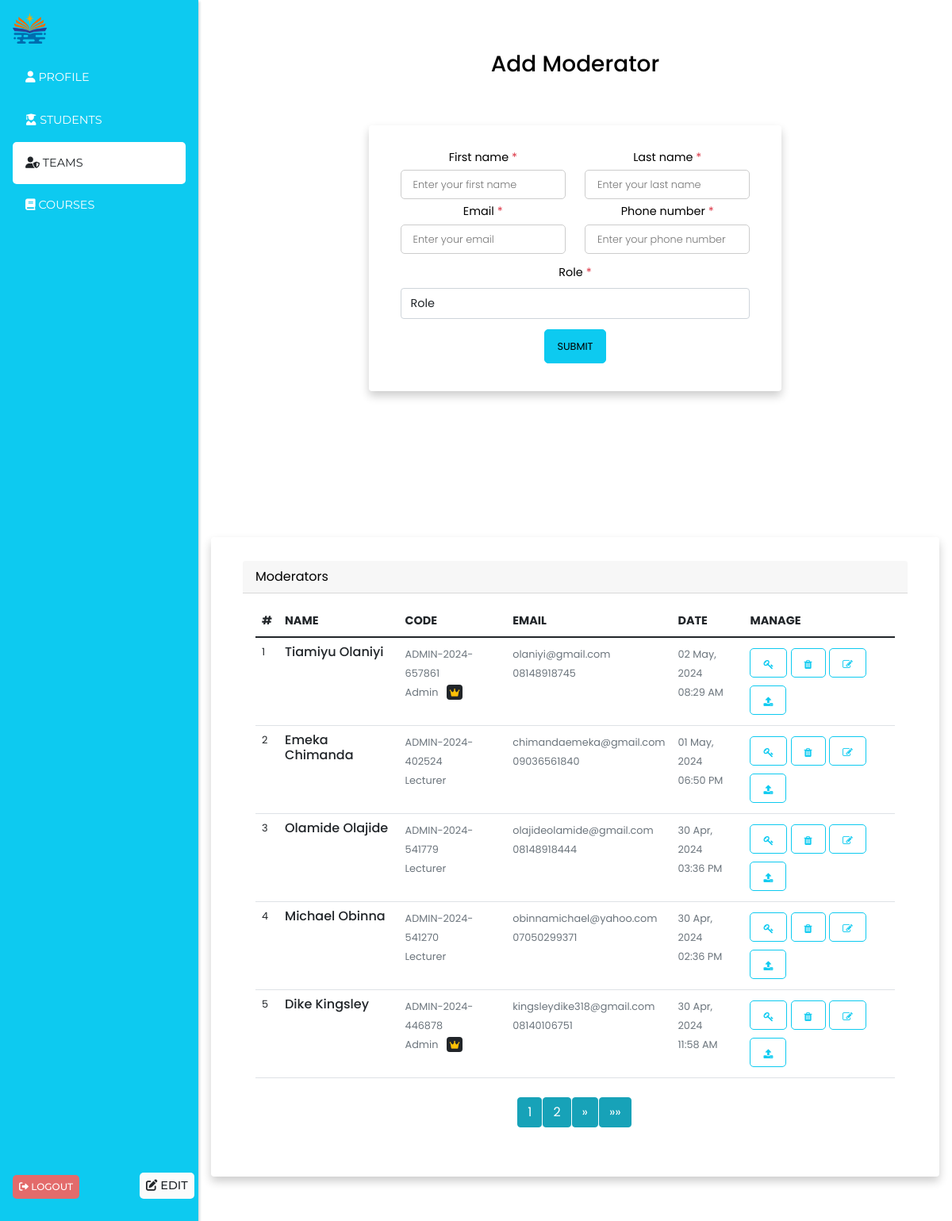
/teams (signed in), run on the app's committed database.
### models/admin.py (models this page shows, shortened)
class Admin(db.Model, UserMixin):
    __tablename__ = 'admin'
    id = db.Column(db.String(50), default=hexid, primary_key=True, index=True)
    first_name = db.Column(db.String(50), nullable=False)
    last_name = db.Column(db.String(50), nullable=False)
    adm_id = db.Column(db.String(50), unique=True, nullable=False,
                       default=generate_admin_id
                       )
    email = db.Column(db.String(120), unique=True, nullable=False)
    is_superadmin = db.Column(db.Boolean, default=False)
    phone_number = db.Column(db.String(50), nullable=True)
    role_id = db.Column(db.String(50), db.ForeignKey('role.id'), nullable=False)
    password = db.Column(db.Text, nullable=False)
    date_created = db.Column(db.DateTime, default=datetime.now)
    courses = db.relationship('Course', cascade="all, delete", backref='lecturer', lazy=True)

class Role(db.Model):
    __tablename__ = "role"
    id = db.Column(db.String(50), default=hexid, primary_key=True, index=True)
    name = db.Column(db.String(255))
    admin = db.relationship("Admin", backref="role", cascade="all, delete", lazy=True)

### endpoints/admin.py (the view, shortened to what this page needs)
@admin.route('/teams', methods=['GET', 'POST'])
@admin_required
@login_required
def teams():
    try:
        page = int(request.args.get('page', 1))
        per_page = int(request.args.get('per_page', 5))
        alert = session.pop('alert', None)
        bg_color = session.pop('bg_color', None)
        roles = get_roles()
        teams_list, total_pages, total_items = get_admins(page, per_page)
        return render_template('admin_templates/teams.html',
                               alert=alert, bg_color=bg_color, teams=True, roles=roles, teams_lists=teams_list,
                               total_pages=total_pages, total_items=total_items, page=page, per_page=per_page)
    except Exception as e:
        print(e, "error@teams")
        db.session.rollback()
        session['alert'] = 'Network Error'
        session['bg_color'] = 'danger'
        return redirect(url_for('admin.teams'))

### templates/admin_templates/teams.html (shortened to what this page needs)
{% extends 'admin_templates/admin_layout.html' %}
{% block content %}
<div class="row">
    <div class="col-md-12">
        <div class="container-fluid px-1 py-5 mx-auto">
            <div class="row d-flex justify-content-center">
                <div class="col-xl-7 col-lg-8 col-md-9 col-11 text-center">
                    <h3>Add Moderator</h3>
                    <div class="card">
                        <form action="" method="post" class="form-card">
                            <div class="row justify-content-between text-left">
                                <div class="form-group col-sm-6 flex-column d-flex"> <label
                                        class="form-control-label px-3">First name<span class="text-danger">
                                            *</span></label> <input type="text" id="fname" name="fname"
                                        placeholder="Enter your first name" value="{{first_name}}"
                                        style="font-size: .8rem !important;" onblur="validate(1)"> </div>
                                <div class="form-group col-sm-6 flex-column d-flex"> <label
                                        class="form-control-label px-3">Last name<span class="text-danger">
                                            *</span></label> <input type="text" id="lname" name="lname"
                                        placeholder="Enter your last name" value="{{last_name}}"
                                        style="font-size: .8rem !important;" onblur="validate(2)"> </div>
                            </div>
                            <div class="row justify-content-between text-left">
                                <div class="form-group col-sm-6 flex-column d-flex"> <label
                                        class="form-control-label px-3">Email<span class="text-danger">
                                            *</span></label> <input type="text" id="email" name="email"
                                        placeholder="Enter your email" value="{{email}}"
                                        style="font-size: .8rem !important;" onblur="validate(3)"> </div>
                                <div class="form-group col-sm-6 flex-column d-flex"> <label
                                        class="form-control-label px-3">Phone number<span class="text-danger">
                                            *</span></label> <input type="text" id="mob" name="phone"
                                        placeholder="Enter your phone number" value="{{phone_number}}"
                                        style="font-size: .8rem !important;" onblur="validate(4)"> </div>
                            </div>
                            <div class="row justify-content-between text-left">
                                <div class="form-group col-sm-12 flex-column d-flex"> <label
                                        class="form-control-label px-3 my-2">Role<span class="text-danger">
                                            *</span></label>
                                    <select name="role" id="role" class="form-control py-2 shadow-none"
                                        style="font-size: .9rem !important;" onblur="validate(7)">
                                        <option value="" selected disabled>Role</option>
                                    </select>
                                </div>
                            </div>
                            <div class="row justify-content-end mt-2">
                                <div class="form-group col-sm-12"> <button type="submit"
                                        style="font-size: .8rem !important;" class="btn-block btn-info">Submit</button>
                                </div>
                            </div>
                        </form>
                    </div>
                </div>
            </div>
        </div>
    </div>
</div>
<div class="row mt-3">
    <div class="col-md-12">
        <div class="card">
            <div class="card-header">
                <span>Moderators</span>
            </div>
            <div class="card-body">
                <div class="row">
                    <div class="col-md-12">
                        <div class="table-responsive">
                            <table class="table no-wrap user-table mb-0">
                                <thead>
                                    <tr>
                                        <th scope="col" class="border-0 text-uppercase font-medium pl-4"
                                            style="font-size: .9rem;">#</th>
                                        <th scope="col" class="border-0 text-uppercase font-medium"
                                            style="font-size: .9rem;">Name</th>
                                        <th scope="col" class="border-0 text-uppercase font-medium"
                                            style="font-size: .9rem;">Code</th>
                                        <th scope="col" class="border-0 text-uppercase font-medium"
                                            style="font-size: .9rem;">Email</th>
                                        <th scope="col" class="border-0 text-uppercase font-medium"
                                            style="font-size: .9rem;">Date</th>
                                        <th scope="col" class="border-0 text-uppercase font-medium"
                                            style="font-size: .9rem;">Manage</th>
                                    </tr>
                                </thead>
                                <tbody>
                                    {% for team in teams_lists %}
                                    <tr>
                                        <td class="pl-4" style="font-size: .8rem;">{{ loop.index }}</td>
                                        <td>
                                            <h5 class="font-medium mb-0" style="font-size: 1rem;">{{team.last_name}}
                                                {{team.first_name}}</h5>
                                        </td>
                                        <td>
                                            <span class="text-muted"
                                                style="font-size: .8rem;">{{team.adm_id}}</span><br>
                                            <span class="text-muted"
                                                style="font-size: .8rem;">{{team.role.title()}} {% if team.is_superadmin %} &nbsp; <i class="fas fa-crown text-warning bg-dark p-1 rounded" style="font-size: .7rem;"></i> {% endif %}</span>
                                        </td>
                                        <td>
                                            <span class="text-muted" style="font-size: .8rem;">{{team.email}}</span><br>
                                            <span class="text-muted"
                                                style="font-size: .8rem;">{{team.phone_number}}</span>
                                        </td>
                                        <td>
                                            <span class="text-muted"
                                                style="font-size: .8rem;">{{team.date_created}}</span><br>
                                            <span class="text-muted"
                                                style="font-size: .8rem;">{{team.time_created}}</span>
                                        </td>
                                        <td>
                                            <button type="button"
                                                class="btn py-1 px-3 btn-outline-info btn-circle btn-lg btn-circle"><i
                                                    class="fa fa-key" style="font-size: .8rem;"></i> </button>
                                            <button type="button"
                                                class="btn py-1 px-3 btn-outline-info btn-circle btn-lg btn-circle ml-2"><i
                                                    class="fa fa-trash" style="font-size: .8rem;"></i> </button>
                                            <button type="button"
                                                class="btn py-1 px-3 btn-outline-info btn-circle btn-lg btn-circle ml-2"><i
                                                    class="fa fa-edit" style="font-size: .8rem;"></i> </button>
                                            <button type="button"
                                                class="btn py-1 px-3 btn-outline-info btn-circle btn-lg btn-circle ml-2"><i
                                                    class="fa fa-upload" style="font-size: .8rem;"></i> </button>
                                        </td>
                                    </tr>
                                    {% endfor %}
                                </tbody>
                            </table>
                        </div>
                    </div>
                </div>
<nav aria-label="Page navigation example" class="mt-4">
    <ul class="pagination justify-content-center">
        {% for num in range(1, total_pages + 1) %}
        <li class="page-item {% if num == page %}active{% endif %}">
            <a class="page-link btn btn-info" href="{{ url_for('admin.teams', page=num, per_page=per_page) }}">{{ num }}</a>
        </li>
        {% endfor %}
        {% if page < total_pages %}
        <li class="page-item">
            <a class="page-link btn btn-info" href="{{ url_for('admin.teams', page=page+1, per_page=per_page) }}" aria-label="Next">
                <span aria-hidden="true">&raquo;</span>
            </a>
        </li>
        <li class="page-item">
            <a class="page-link btn btn-info" href="{{ url_for('admin.teams', page=total_pages, per_page=per_page) }}" aria-label="Last">
                <span aria-hidden="true">&raquo;&raquo;</span>
            </a>
        </li>
        {% endif %}
    </ul>
</nav>
            </div>
        </div>
    </div>
</div>
</div>
{% endblock content %}

### templates/admin_templates/admin_layout.html (shortened to what this page needs)
<!DOCTYPE html>
<html lang="en">
<head>
    <link
      href="https://cdnjs.cloudflare.com/ajax/libs/font-awesome/6.0.0/css/all.min.css"
      rel="stylesheet"
    />
    <link href="https://cdnjs.cloudflare.com/ajax/libs/twitter-bootstrap/5.1.3/css/bootstrap.min.css" rel="stylesheet">
    <link href="https://maxcdn.bootstrapcdn.com/font-awesome/4.7.0/css/font-awesome.min.css" rel="stylesheet" />
</head>
<body>
    <div class="sidebar bg-info" id="sidebar">
        <div class="p-3">
            <div class="mb-3 d-flex align-items-center">
                <img
            src="{{ url_for('static', filename='logo2.png') }}"
            alt="company's logo"
            style="width: 2.7rem;"
          />
            </div>
            <div class="d-flex flex-column">
            <a href="{{url_for('admin.admin_dashboard')}}" class="{% if admin_dashboard %} bg-white text-dark {% endif %} p-3 sidemenu_link">
                <i class="fas fa-user"></i> Profile</a>
            <a href="{{url_for('admin.student_quarters')}}" class="p-3 sidemenu_link {% if student_quarters %} bg-white text-dark {% endif %}">
                <i class="fas fa-user-graduate"></i> Students</a>
            <a href="{{url_for('admin.teams')}}" class="p-3 sidemenu_link {% if teams %} bg-white text-dark {% endif %}">
                <i class="fas fa-user-shield"></i> Teams</a>
            <a href="{{url_for('admin.courses')}}" class="p-3 sidemenu_link {% if courses %} bg-white text-dark {% endif %}">
                <i class="fas fa-book"></i> Courses</a>
            </div>
            <div>
                <a class="p-2 sidemenu_link text-white position-fixed bottom-0 mb-5 h5" data-bs-toggle="modal"
                data-bs-target="#exampleModall" style="font-size: .75rem; cursor: pointer; background: rgb(227, 107, 107);">
                <i class="fas fa-sign-out-alt"></i> Logout
            </a>
            <a href="" class="p-2 sidemenu_link text-dark position-fixed bottom-0 mb-5 h5" style="margin-left: 10rem; background: rgb(251, 251, 251);">
                <i class="fas fa-edit"></i> Edit
            </a>
        </div>
        </div>
    </div>
    <div class="content" id="content">
        <div class="p-3">
            {% block content %}{% endblock content %}
        </div>
</body>
</html>

### data on the page
Admin: last_name "Tiamiyu", first_name "Olaniyi", adm_id "ADMIN-2024-657861", email "olaniyi@gmail.com", phone_number "08148918745"
Role: role "Admin" "Admin"
Admin: last_name "Emeka", first_name "Chimanda", adm_id "ADMIN-2024-402524", email "chimandaemeka@gmail.com", phone_number "09036561840"
Role: role "Lecturer" "Lecturer" "Lecturer"
Admin: last_name "Olamide", first_name "Olajide", adm_id "ADMIN-2024-541779", email "olajideolamide@gmail.com", phone_number "08148918444"
Admin: last_name "Michael", first_name "Obinna", adm_id "ADMIN-2024-541270", email "obinnamichael@yahoo.com", phone_number "07050299371"
Admin: last_name "Dike", first_name "Kingsley", adm_id "ADMIN-2024-446878", email "kingsleydike318@gmail.com", phone_number "08140106751"

### other printed values
{{ team.date_created }} "02 May, 2024" "01 May, 2024" "30 Apr, 2024" "30 Apr, 2024" "30 Apr, 2024"
{{ team.time_created }} "08:29 AM" "06:50 PM" "03:36 PM" "02:36 PM" "11:58 AM"
{{ num }} "1" "2"
